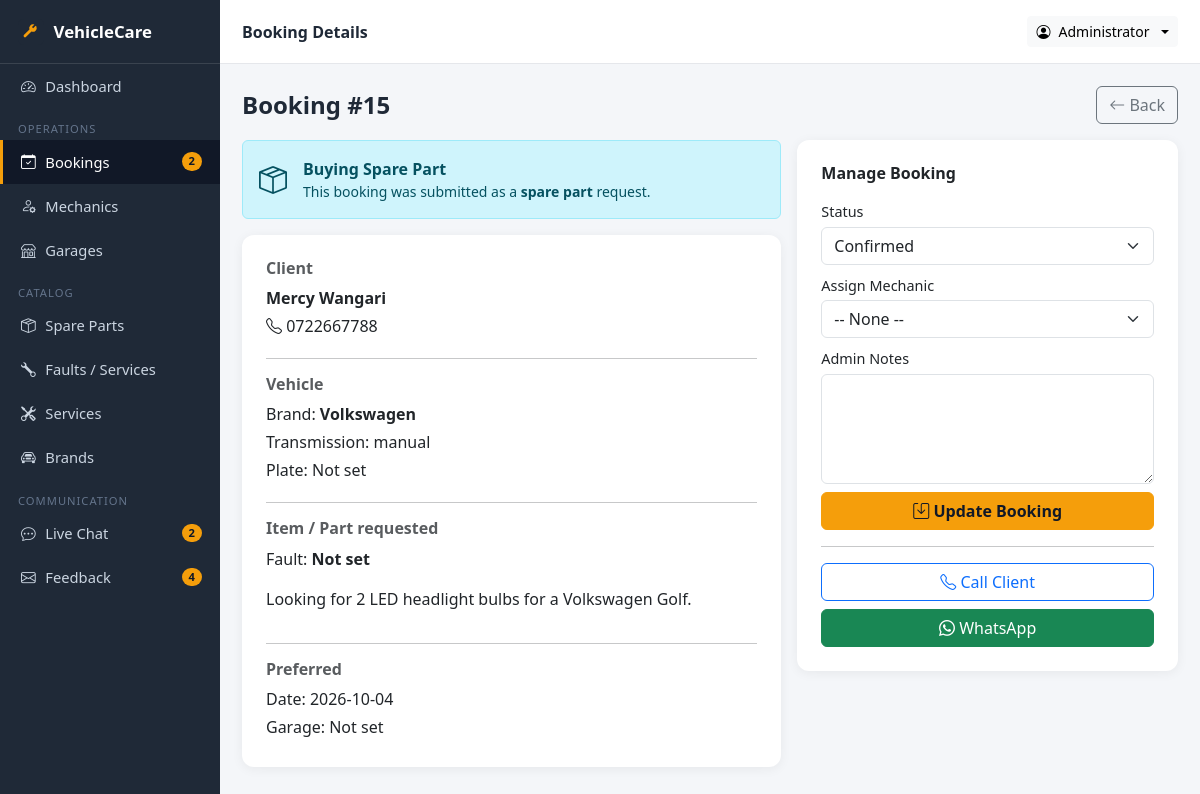
Screenshot of /admin/booking_view.php?id=15 (signed in) with the database file from the repository.
### tables this page shows
CREATE TABLE `bookings` (
  `booking_id` int(11) NOT NULL AUTO_INCREMENT,
  `client_id` int(11) DEFAULT NULL,
  `client_name` varchar(100) NOT NULL,
  `client_phone` varchar(20) NOT NULL,
  `client_email` varchar(100) DEFAULT NULL,
  `vehicle_brand_id` int(11) DEFAULT NULL,
  `transmission` enum('automatic','manual','other') DEFAULT 'manual',
  `plate_number` varchar(20) DEFAULT NULL,
  `fault_id` int(11) DEFAULT NULL,
  `garage_id` int(11) DEFAULT NULL,
  `mechanic_id` int(11) DEFAULT NULL,
  `booking_type` enum('repair','spare_part','inspection') DEFAULT 'repair',
  `description` text DEFAULT NULL,
  `client_latitude` decimal(10,7) DEFAULT NULL,
  `client_longitude` decimal(10,7) DEFAULT NULL,
  `preferred_date` date DEFAULT NULL,
  `preferred_time` time DEFAULT NULL,
  `status` enum('pending','confirmed','in_progress','completed','cancelled') DEFAULT 'pending',
  `admin_notes` text DEFAULT NULL,
  `created_at` timestamp NOT NULL DEFAULT current_timestamp(),
  PRIMARY KEY (`booking_id`),
  KEY `vehicle_brand_id` (`vehicle_brand_id`),
  KEY `fault_id` (`fault_id`),
  KEY `garage_id` (`garage_id`),
  KEY `mechanic_id` (`mechanic_id`),
  CONSTRAINT `bookings_ibfk_1` FOREIGN KEY (`vehicle_brand_id`) REFERENCES `brands` (`brand_id`) ON DELETE SET NULL,
  CONSTRAINT `bookings_ibfk_2` FOREIGN KEY (`fault_id`) REFERENCES `faults` (`fault_id`) ON DELETE SET NULL,
  CONSTRAINT `bookings_ibfk_3` FOREIGN KEY (`garage_id`) REFERENCES `garages` (`garage_id`) ON DELETE SET NULL,
  CONSTRAINT `bookings_ibfk_4` FOREIGN KEY (`mechanic_id`) REFERENCES `mechanics` (`mechanic_id`) ON DELETE SET NULL
);

CREATE TABLE `brands` (
  `brand_id` int(11) NOT NULL AUTO_INCREMENT,
  `name` varchar(80) NOT NULL,
  `logo_path` varchar(255) DEFAULT NULL,
  PRIMARY KEY (`brand_id`),
  UNIQUE KEY `name` (`name`)
);

### admin/booking_view.php (the view, shortened to what this page needs)
<?php
require_once __DIR__.'/includes/admin_header.php';
$id = (int)($_GET['id'] ?? 0);
$s = $pdo->prepare("
    SELECT b.*,
           f.name  AS fault_name,
           br.name AS brand_name,
           g.name  AS garage_name,
           m.full_name AS mech_name
    FROM bookings b
    LEFT JOIN faults  f  ON f.fault_id  = b.fault_id
    LEFT JOIN brands  br ON br.brand_id = b.vehicle_brand_id
    LEFT JOIN garages g  ON g.garage_id = b.garage_id
    LEFT JOIN mechanics m ON m.mechanic_id = b.mechanic_id
    WHERE b.booking_id = ?
");
$s->execute([$id]);
$b = $s->fetch();
$typeMeta = [
    'repair'     => ['label' => 'Repair Service',    'icon' => 'wrench-adjustable', 'bg' => 'warning'],
    'spare_part' => ['label' => 'Buying Spare Part', 'icon' => 'box-seam',          'bg' => 'info'],
    'inspection' => ['label' => 'Inspection',        'icon' => 'clipboard-check',   'bg' => 'secondary'],
];
$tm = $typeMeta[$b['booking_type']] ?? ['label'=>ucfirst($b['booking_type']),'icon'=>'question-circle','bg'=>'light'];
?>
<div class="d-flex justify-content-between align-items-center mb-3">
  <h4 class="fw-bold mb-0">Booking #<?= $b['booking_id'] ?></h4>
  <a href="bookings.php" class="btn btn-outline-secondary">
    <i class="bi bi-arrow-left"></i> Back
  </a>
</div>
<div class="row g-3">
  <div class="col-md-7">
    <div class="alert alert-<?= $tm['bg'] ?> d-flex align-items-center mb-3">
      <i class="bi bi-<?= $tm['icon'] ?> fs-3 me-3"></i>
      <div>
        <div class="fw-bold"><?= $tm['label'] ?></div>
        <div class="small">This booking was submitted as a <strong><?= str_replace('_',' ', $b['booking_type']) ?></strong> request.</div>
      </div>
    </div>
    <div class="card p-4">
      <h6 class="fw-bold text-muted">Client</h6>
      <p class="mb-1"><strong><?= htmlspecialchars($b['client_name']) ?></strong></p>
      <p class="mb-1"><i class="bi bi-telephone"></i> <?= htmlspecialchars($b['client_phone']) ?></p>
      <hr>
      <h6 class="fw-bold text-muted">Vehicle</h6>
      <p class="mb-1">Brand: <strong><?= htmlspecialchars($b['brand_name'] ?? 'Not set') ?></strong></p>
      <p class="mb-1">Transmission: <?= htmlspecialchars($b['transmission']) ?></p>
      <p class="mb-1">Plate: <?= htmlspecialchars($b['plate_number'] ?: 'Not set') ?></p>
      <hr>
      <h6 class="fw-bold text-muted">
        <?= $b['booking_type'] === 'spare_part' ? 'Item / Part requested' : 'Issue / Fault' ?>
      </h6>
      <p>Fault: <strong><?= htmlspecialchars($b['fault_name'] ?? 'Not set') ?></strong></p>
      <p><?= nl2br(htmlspecialchars($b['description'])) ?></p>
      <hr>
      <h6 class="fw-bold text-muted">Preferred</h6>
      <p class="mb-1">Date: <?= htmlspecialchars($b['preferred_date']) ?> <?= htmlspecialchars($b['preferred_time'] ?? '') ?></p>
      <p class="mb-1">Garage: <?= htmlspecialchars($b['garage_name'] ?? 'Not set') ?></p>
    </div>
  </div>
  <div class="col-md-5">
    <div class="card p-4">
      <h6 class="fw-bold mb-3">Manage Booking</h6>
      <form method="post">
        <label class="form-label">Status</label>
        <select name="status" class="form-select mb-2">
          <?php foreach(['pending','confirmed','in_progress','completed','cancelled'] as $st): ?>
            <option value="<?= $st ?>" <?= $b['status']===$st ? 'selected' : '' ?>>
              <?= ucfirst(str_replace('_',' ', $st)) ?>
            </option>
          <?php endforeach; ?>
        </select>
        <label class="form-label">Assign Mechanic</label>
        <select name="mechanic_id" class="form-select mb-2">
          <option value="">-- None --</option>
        </select>
        <label class="form-label">Admin Notes</label>
        <textarea name="admin_notes" rows="4" class="form-control mb-2"><?= htmlspecialchars($b['admin_notes']) ?></textarea>
        <button class="btn btn-warning w-100 fw-bold">
          <i class="bi bi-save"></i> Update Booking
        </button>
      </form>
      <hr>
      <div class="d-grid gap-2">
        <a href="tel:<?= htmlspecialchars($b['client_phone']) ?>" class="btn btn-outline-primary">
          <i class="bi bi-telephone"></i> Call Client
        </a>
        <?php if($b['client_phone']): ?>
          <a href="https://wa.me/<?= preg_replace('/\D/','', $b['client_phone']) ?>"
             target="_blank" class="btn btn-success">
            <i class="bi bi-whatsapp"></i> WhatsApp
          </a>
        <?php endif; ?>
      </div>
    </div>
  </div>
</div>
<?php require_once __DIR__.'/includes/admin_footer.php'; ?>

### assets/css/style.css (style rules this page uses)
:root { --bs-primary: #1f2937; --bs-primary-rgb: 31, 41, 55; --bs-link-color: #1f2937; --bs-link-color-rgb: 31, 41, 55; --bs-link-hover-color: #f59e0b; --bs-link-hover-color-rgb: 245, 158, 11; }
body { background: #f7f8fa; font-family: system-ui, -apple-system, "Segoe UI", Roboto, "Helvetica Neue", Arial, sans-serif; color: #1f2937; }
a { text-decoration: none; }
.card { border: none; border-radius: 12px; box-shadow: 0 2px 12px rgba(0,0,0,.06); }
.btn-warning { background: #f59e0b; border-color: #f59e0b; color: #111827; }
.form-label { font-weight: 500; font-size: .9rem; margin-bottom: .25rem; }

### admin/includes/admin_header.php (style rules this page uses)
body { background:#f4f6f9; }

### rows the page displays
bookings: booking_id "15", booking_type "Buying Spare Part", booking_type "spare part", client_name "Mercy Wangari", client_phone "0722667788", vehicle_brand.name "Volkswagen", transmission "manual", plate_number "Not set", description "Looking for 2 LED headlight bulbs for a Volkswagen Golf.", preferred_date "2026-10-04", status "Confirmed"

### other values shown
SITE_NAME "VehicleCare"
$navCounts['bookings'] "2"
$navCounts['chat'] "2"
$navCounts['feedback'] "4"
$pageTitle "Booking Details"
$_SESSION['user']['name'] "Administrator"
$b['fault_name'] "Not set"
$b['garage_name'] "Not set"
